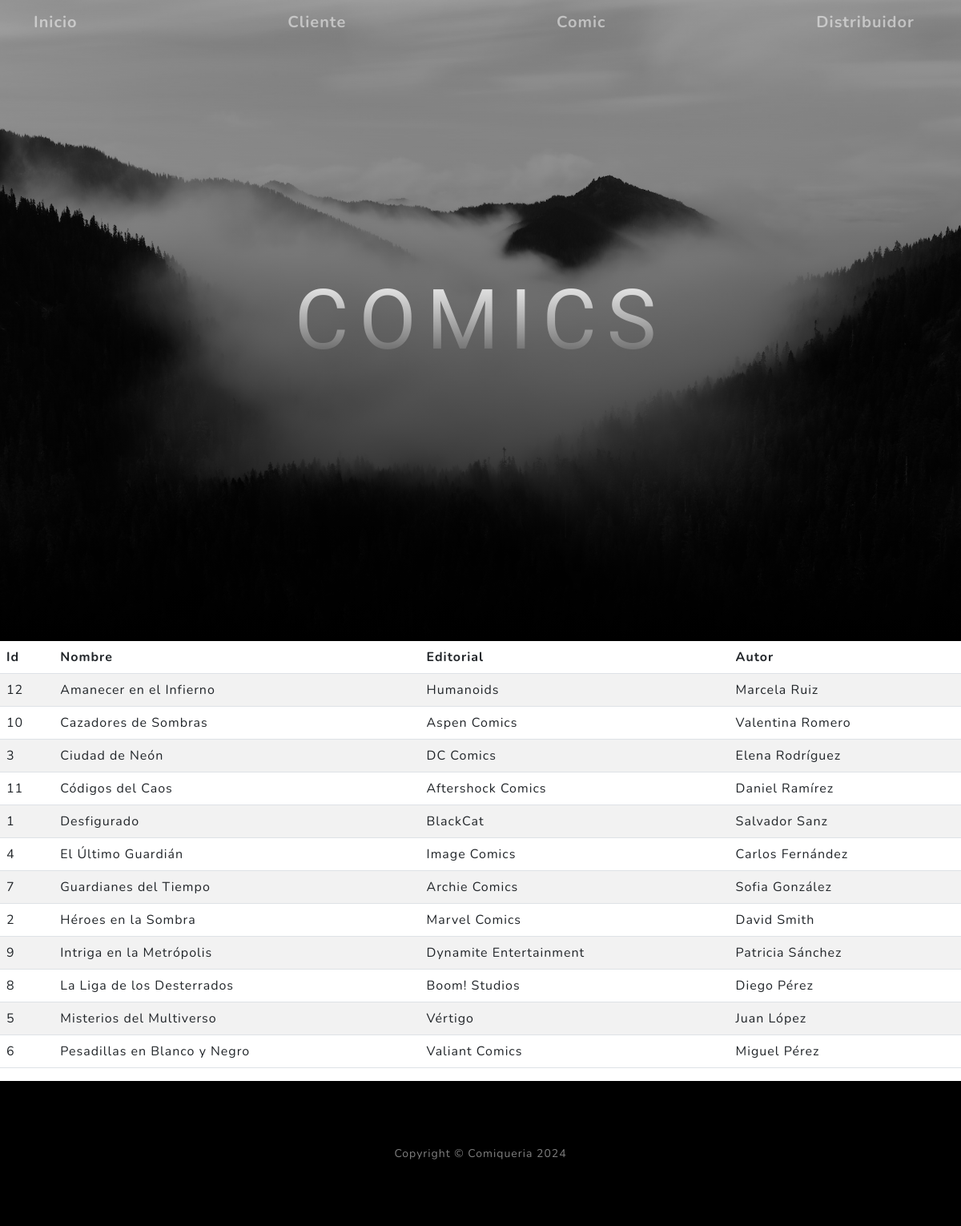
Page /comiqueriapp/comic on the committed database.
### comiqueriapp/models.py (models this page shows, shortened)
class Comic(models.Model):
    nombre = models.CharField(max_length=50)
    editorial = models.CharField(max_length=50)
    autor = models.CharField(max_length=50)
    class Meta:
        ordering = ["nombre"]

### comiqueriapp/views.py (the view)
# urls.py: path('comic', comic, name="comic"),
def comic(request):
    contexto = {'comic': Comic.objects.all()}
    return render(request, "comiqueriapp/comic.html", contexto)

### comiqueriapp/templates/comiqueriapp/comic.html
{% extends 'comiqueriapp/home.html' %}
{% block titulo %}
<h1 class="mx-auto my-0 text-uppercase">Comics</h1>
{% endblock titulo %}
{% block contenido %}
<table class="table table-striped">
    <thead>
        <tr>
            <th>Id</th>
            <th>Nombre</th>
            <th>Editorial</th>
            <th>Autor</th>
        </tr>
    </thead>
    <tbody>
{% for x in comic %}
        <tr>
            <td>{{ x.id }} </td>
            <td>{{ x.nombre }} </td>
            <td>{{ x.editorial }} </td>
            <td>{{ x.autor }} </td>
        </tr>
{% endfor %}
    </tbody>
</table>
{% endblock contenido %}

### rows in the picture
Comic: id "12", nombre "Amanecer en el Infierno", editorial "Humanoids", autor "Marcela Ruiz"
Comic: id "10", nombre "Cazadores de Sombras", editorial "Aspen Comics", autor "Valentina Romero"
Comic: id "3", nombre "Ciudad de Neón", editorial "DC Comics", autor "Elena Rodríguez"
Comic: id "11", nombre "Códigos del Caos", editorial "Aftershock Comics", autor "Daniel Ramírez"
Comic: id "1", nombre "Desfigurado", editorial "BlackCat", autor "Salvador Sanz"
Comic: id "4", nombre "El Último Guardián", editorial "Image Comics", autor "Carlos Fernández"
Comic: id "7", nombre "Guardianes del Tiempo", editorial "Archie Comics", autor "Sofia González"
Comic: id "2", nombre "Héroes en la Sombra", editorial "Marvel Comics", autor "David Smith"
Comic: id "9", nombre "Intriga en la Metrópolis", editorial "Dynamite Entertainment", autor "Patricia Sánchez"
Comic: id "8", nombre "La Liga de los Desterrados", editorial "Boom! Studios", autor "Diego Pérez"
Comic: id "5", nombre "Misterios del Multiverso", editorial "Vértigo", autor "Juan López"
Comic: id "6", nombre "Pesadillas en Blanco y Negro", editorial "Valiant Comics", autor "Miguel Pérez"
